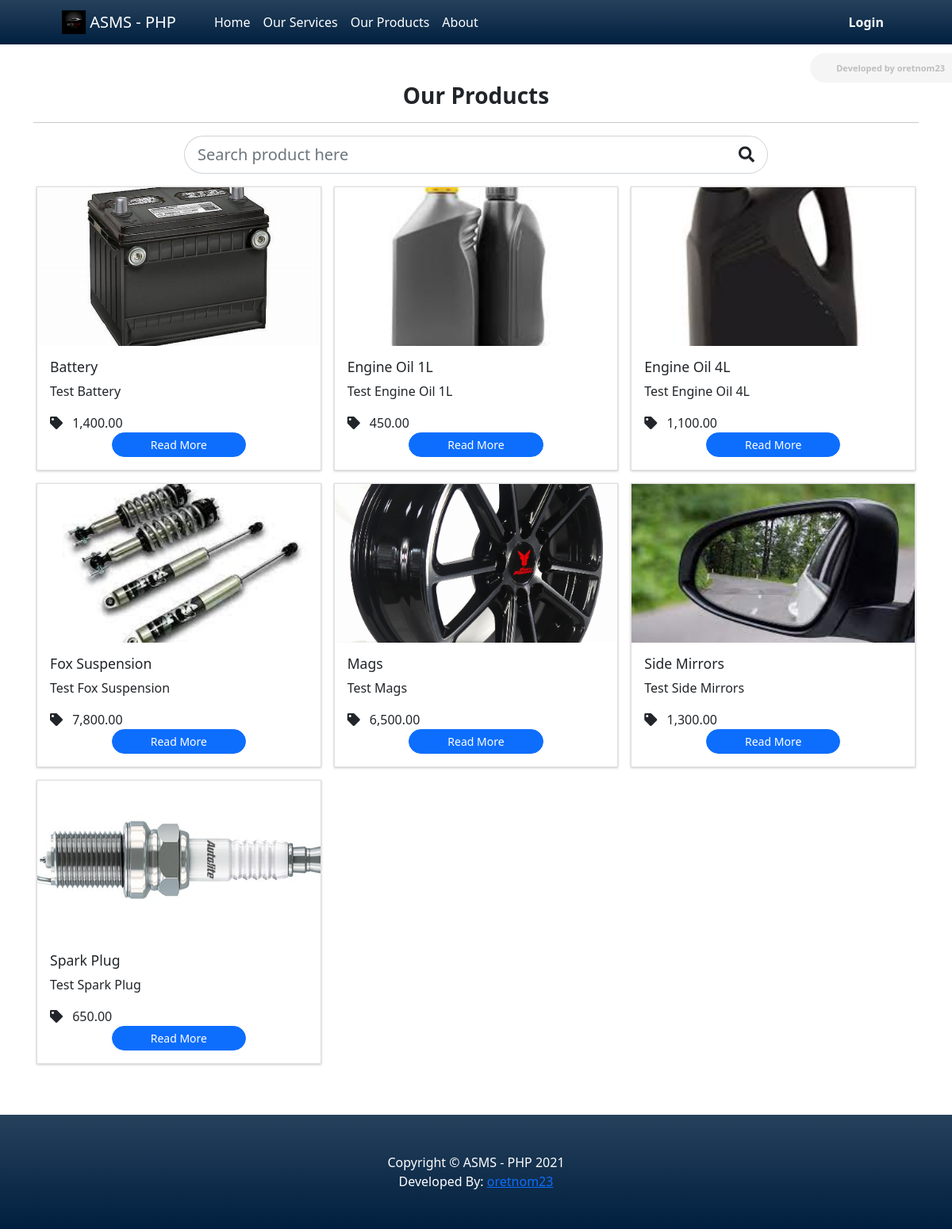
Screenshot of /?p=products with the database file from the repository.
### tables this page shows
CREATE TABLE `product_list` (
  `id` int(30) NOT NULL,
  `name` text NOT NULL,
  `description` text NOT NULL,
  `price` float(15,2) NOT NULL DEFAULT 0.00,
  `image_path` text NOT NULL,
  `status` tinyint(1) NOT NULL DEFAULT 1,
  `delete_flag` tinyint(1) NOT NULL DEFAULT 0,
  `date_created` datetime NOT NULL DEFAULT current_timestamp(),
  `date_updated` datetime NOT NULL DEFAULT current_timestamp() ON UPDATE current_timestamp()
);

### config.php (called while the page is built, shortened)
<?php
require_once('classes/SystemSettings.php');
function validate_image($file){
    global $_settings;
	if(!empty($file)){
        $ex = explode("?",$file);
        $file = $ex[0];
        $ts = isset($ex[1]) ? "?".$ex[1] : '';
		if(is_file(base_app.$file)){
			return base_url.$file.$ts;
		}else{
			return base_url.($_settings->info('logo'));
		}
	}else{
		return base_url.($_settings->info('logo'));
	}
}
function format_num($number = '' , $decimal = ''){
    if(is_numeric($number)){
        $ex = explode(".",$number);
        $decLen = isset($ex[1]) ? strlen($ex[1]) : 0;
        if(is_numeric($decimal)){
            return number_format($number,$decimal);
        }else{
            return number_format($number,$decLen);
        }
    }else{
        return "Invalid Input";
    }
}
?>

### products/index.php (the view, shortened to what this page needs)
<div class="section py-5">
    <div class="container">
        <h3 class="text-center"><b>Our Products</b></h3>
        <hr>
        <div class="row justify-content-center">
            <div class="col-lg-8 col-md-10 col-sm-12 col-sm-12 mb-3">
                <div class="input-group input-group-lg" id="search-field">
                    <input type="search" class="form-control form-control-lg  rounded-pill" aria-label="Search product Field" id="search" placeholder="Search product here">
                    <div class="input-group-append">
                        <span class="input-group-text rounded-pill bg-transparent"><i class="fa fa-search"></i></span>
                    </div>
                </div>
            </div>
        </div>
        <div class="row gx-2" id="product-list">
            <?php
            $products = $conn->query("SELECT * FROM `product_list` where delete_flag = 0 and `status` = 1 order by `name` asc");
            while($row = $products->fetch_assoc()):
            ?>
            <div class="col-lg-4 col-md-6 col-sm-12 col-xs-12 px-2">
                <div class="card rounded-0 ">
                    <div class="card-image-top-holder overflow-hidden">
                        <img src="<?= validate_image($row['image_path']) ?>" class="card-image-top" alt="">
                    </div>
                    <div class="card-body">
                        <h5 class="card-title"><?= $row['name'] ?></h5>
                        <p class="card-text truncate-3"><?= str_replace(["\n\r","\n","\r"], "<br/>", $row['description']) ?></p>
                        <div class="card-text"><span class="fa fa-tag me-2"></span> <?= format_num($row['price']) ?></div>
                        <center>
                            <button class="btn btn-primary px-5 rounded-pill btn-sm read-more" data-id="<?= $row['id'] ?>" type="button">Read More</button>
                        </center>
                    </div>
                </div>
            </div>
            <?php endwhile; ?>
        </div>
    </div>
</div>

### products/index.php (style rules this page uses)
#search-field .form-control.rounded-pill { border-top-right-radius:0 !important; border-bottom-right-radius:0 !important; border-right:none !important }
#search-field .input-group-text.rounded-pill { border-top-left-radius:0 !important; border-bottom-left-radius:0 !important; border-right:left !important }
#product-list .card-image-top-holder>img { width: 100%; height: 25vh; object-fit: cover; object-position: center center; transition:all .3s ease-in-out; }

### rows the page displays
product_list: image_path (picture), name "Battery", description "Test Battery", price "1,400.00"
product_list: image_path (picture), name "Engine Oil 1L", description "Test Engine Oil 1L", price "450.00"
product_list: image_path (picture), name "Engine Oil 4L", description "Test Engine Oil 4L", price "1,100.00"
product_list: image_path (picture), name "Fox Suspension", description "Test Fox Suspension", price "7,800.00"
product_list: image_path (picture), name "Mags", description "Test Mags", price "6,500.00"
product_list: image_path (picture), name "Side Mirrors", description "Test Side Mirrors", price "1,300.00"
product_list: image_path (picture), name "Spark Plug", description "Test Spark Plug", price "650.00"

### other values shown
$_settings->info('short_name') "ASMS - PHP"
